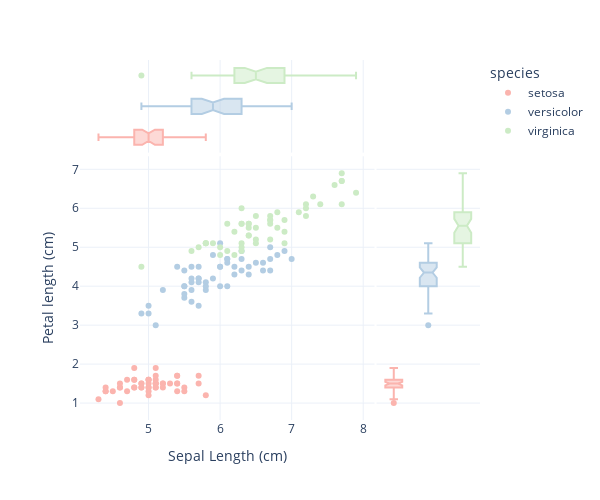

This figure's notebook cell:
### Markdown cell above
### 5.1 Plotly 常见可视化方案：以鸢尾花数据为例

### Code cell
# 使用Seaborn加载鸢尾花数据集
df = sns.load_dataset("iris", data_home='./data/seaborn-data', cache=True)
# 用plotly绘制散点图，边缘为箱型图，分类为 species
fig = px.scatter(df, x = 'sepal_length', y = 'petal_length',
                 color = 'species',
                 marginal_x = 'box',marginal_y = 'box',
                 width=600, height=500, template = "plotly_white",
                 color_discrete_sequence=px.colors.qualitative.Pastel1,
                 labels={"sepal_length": "Sepal Length (cm)",
                         "petal_length": "Petal length (cm)"})
fig.show()
# 绘制成对散点图

### Figure 1 — Plotly figure (JSON) as saved in the notebook; plotly's stock layout.template omitted (floating-point values rounded to 4 significant figures)
{"data": [{"hovertemplate": "species=setosa<br>Sepal Length (cm)=%{x}<br>Petal length (cm)=%{y}<extra></extra>", "legendgroup": "setosa", "marker": {"color": "rgb(251,180,174)", "symbol": "circle"}, "mode": "markers", "name": "setosa", "orientation": "v", "showlegend": true, "x": [5.1, 4.9, 4.7, 4.6, 5.0, 5.4, 4.6, 5.0, 4.4, 4.9, 5.4, 4.8, 4.8, 4.3, 5.8, 5.7, 5.4, 5.1, 5.7, 5.1, 5.4, 5.1, 4.6, 5.1, 4.8, 5.0, 5.0, 5.2, 5.2, 4.7, 4.8, 5.4, 5.2, 5.5, 4.9, 5.0, 5.5, 4.9, 4.4, 5.1, 5.0, 4.5, 4.4, 5.0, 5.1, 4.8, 5.1, 4.6, 5.3, 5.0], "xaxis": "x", "y": [1.4, 1.4, 1.3, 1.5, 1.4, 1.7, 1.4, 1.5, 1.4, 1.5, 1.5, 1.6, 1.4, 1.1, 1.2, 1.5, 1.3, 1.4, 1.7, 1.5, 1.7, 1.5, 1.0, 1.7, 1.9, 1.6, 1.6, 1.5, 1.4, 1.6, 1.6, 1.5, 1.5, 1.4, 1.5, 1.2, 1.3, 1.4, 1.3, 1.5, 1.3, 1.3, 1.3, 1.6, 1.9, 1.4, 1.6, 1.4, 1.5, 1.4], "yaxis": "y", "type": "scatter"}, {"alignmentgroup": "True", "hovertemplate": "species=setosa<br>Sepal Length (cm)=%{x}<extra></extra>", "legendgroup": "setosa", "marker": {"color": "rgb(251,180,174)", "symbol": "circle"}, "name": "setosa", "notched": true, "offsetgroup": "setosa", "showlegend": false, "x": [5.1, 4.9, 4.7, 4.6, 5.0, 5.4, 4.6, 5.0, 4.4, 4.9, 5.4, 4.8, 4.8, 4.3, 5.8, 5.7, 5.4, 5.1, 5.7, 5.1, 5.4, 5.1, 4.6, 5.1, 4.8, 5.0, 5.0, 5.2, 5.2, 4.7, 4.8, 5.4, 5.2, 5.5, 4.9, 5.0, 5.5, 4.9, 4.4, 5.1, 5.0, 4.5, 4.4, 5.0, 5.1, 4.8, 5.1, 4.6, 5.3, 5.0], "xaxis": "x3", "yaxis": "y3", "type": "box"}, {"alignmentgroup": "True", "hovertemplate": "species=setosa<br>Petal length (cm)=%{y}<extra></extra>", "legendgroup": "setosa", "marker": {"color": "rgb(251,180,174)", "symbol": "circle"}, "name": "setosa", "notched": true, "offsetgroup": "setosa", "showlegend": false, "xaxis": "x2", "y": [1.4, 1.4, 1.3, 1.5, 1.4, 1.7, 1.4, 1.5, 1.4, 1.5, 1.5, 1.6, 1.4, 1.1, 1.2, 1.5, 1.3, 1.4, 1.7, 1.5, 1.7, 1.5, 1.0, 1.7, 1.9, 1.6, 1.6, 1.5, 1.4, 1.6, 1.6, 1.5, 1.5, 1.4, 1.5, 1.2, 1.3, 1.4, 1.3, 1.5, 1.3, 1.3, 1.3, 1.6, 1.9, 1.4, 1.6, 1.4, 1.5, 1.4], "yaxis": "y2", "type": "box"}, {"hovertemplate": "species=versicolor<br>Sepal Length (cm)=%{x}<br>Petal length (cm)=%{y}<extra></extra>", "legendgroup": "versicolor", "marker": {"color": "rgb(179,205,227)", "symbol": "circle"}, "mode": "markers", "name": "versicolor", "orientation": "v", "showlegend": true, "x": [7.0, 6.4, 6.9, 5.5, 6.5, 5.7, 6.3, 4.9, 6.6, 5.2, 5.0, 5.9, 6.0, 6.1, 5.6, 6.7, 5.6, 5.8, 6.2, 5.6, 5.9, 6.1, 6.3, 6.1, 6.4, 6.6, 6.8, 6.7, 6.0, 5.7, 5.5, 5.5, 5.8, 6.0, 5.4, 6.0, 6.7, 6.3, 5.6, 5.5, 5.5, 6.1, 5.8, 5.0, 5.6, 5.7, 5.7, 6.2, 5.1, 5.7], "xaxis": "x", "y": [4.7, 4.5, 4.9, 4.0, 4.6, 4.5, 4.7, 3.3, 4.6, 3.9, 3.5, 4.2, 4.0, 4.7, 3.6, 4.4, 4.5, 4.1, 4.5, 3.9, 4.8, 4.0, 4.9, 4.7, 4.3, 4.4, 4.8, 5.0, 4.5, 3.5, 3.8, 3.7, 3.9, 5.1, 4.5, 4.5, 4.7, 4.4, 4.1, 4.0, 4.4, 4.6, 4.0, 3.3, 4.2, 4.2, 4.2, 4.3, 3.0, 4.1], "yaxis": "y", "type": "scatter"}, {"alignmentgroup": "True", "hovertemplate": "species=versicolor<br>Sepal Length (cm)=%{x}<extra></extra>", "legendgroup": "versicolor", "marker": {"color": "rgb(179,205,227)", "symbol": "circle"}, "name": "versicolor", "notched": true, "offsetgroup": "versicolor", "showlegend": false, "x": [7.0, 6.4, 6.9, 5.5, 6.5, 5.7, 6.3, 4.9, 6.6, 5.2, 5.0, 5.9, 6.0, 6.1, 5.6, 6.7, 5.6, 5.8, 6.2, 5.6, 5.9, 6.1, 6.3, 6.1, 6.4, 6.6, 6.8, 6.7, 6.0, 5.7, 5.5, 5.5, 5.8, 6.0, 5.4, 6.0, 6.7, 6.3, 5.6, 5.5, 5.5, 6.1, 5.8, 5.0, 5.6, 5.7, 5.7, 6.2, 5.1, 5.7], "xaxis": "x3", "yaxis": "y3", "type": "box"}, {"alignmentgroup": "True", "hovertemplate": "species=versicolor<br>Petal length (cm)=%{y}<extra></extra>", "legendgroup": "versicolor", "marker": {"color": "rgb(179,205,227)", "symbol": "circle"}, "name": "versicolor", "notched": true, "offsetgroup": "versicolor", "showlegend": false, "xaxis": "x2", "y": [4.7, 4.5, 4.9, 4.0, 4.6, 4.5, 4.7, 3.3, 4.6, 3.9, 3.5, 4.2, 4.0, 4.7, 3.6, 4.4, 4.5, 4.1, 4.5, 3.9, 4.8, 4.0, 4.9, 4.7, 4.3, 4.4, 4.8, 5.0, 4.5, 3.5, 3.8, 3.7, 3.9, 5.1, 4.5, 4.5, 4.7, 4.4, 4.1, 4.0, 4.4, 4.6, 4.0, 3.3, 4.2, 4.2, 4.2, 4.3, 3.0, 4.1], "yaxis": "y2", "type": "box"}, {"hovertemplate": "species=virginica<br>Sepal Length (cm)=%{x}<br>Petal length (cm)=%{y}<extra></extra>", "legendgroup": "virginica", "marker": {"color": "rgb(204,235,197)", "symbol": "circle"}, "mode": "markers", "name": "virginica", "orientation": "v", "showlegend": true, "x": [6.3, 5.8, 7.1, 6.3, 6.5, 7.6, 4.9, 7.3, 6.7, 7.2, 6.5, 6.4, 6.8, 5.7, 5.8, 6.4, 6.5, 7.7, 7.7, 6.0, 6.9, 5.6, 7.7, 6.3, 6.7, 7.2, 6.2, 6.1, 6.4, 7.2, 7.4, 7.9, 6.4, 6.3, 6.1, 7.7, 6.3, 6.4, 6.0, 6.9, 6.7, 6.9, 5.8, 6.8, 6.7, 6.7, 6.3, 6.5, 6.2, 5.9], "xaxis": "x", "y": [6.0, 5.1, 5.9, 5.6, 5.8, 6.6, 4.5, 6.3, 5.8, 6.1, 5.1, 5.3, 5.5, 5.0, 5.1, 5.3, 5.5, 6.7, 6.9, 5.0, 5.7, 4.9, 6.7, 4.9, 5.7, 6.0, 4.8, 4.9, 5.6, 5.8, 6.1, 6.4, 5.6, 5.1, 5.6, 6.1, 5.6, 5.5, 4.8, 5.4, 5.6, 5.1, 5.1, 5.9, 5.7, 5.2, 5.0, 5.2, 5.4, 5.1], "yaxis": "y", "type": "scatter"}, {"alignmentgroup": "True", "hovertemplate": "species=virginica<br>Sepal Length (cm)=%{x}<extra></extra>", "legendgroup": "virginica", "marker": {"color": "rgb(204,235,197)", "symbol": "circle"}, "name": "virginica", "notched": true, "offsetgroup": "virginica", "showlegend": false, "x": [6.3, 5.8, 7.1, 6.3, 6.5, 7.6, 4.9, 7.3, 6.7, 7.2, 6.5, 6.4, 6.8, 5.7, 5.8, 6.4, 6.5, 7.7, 7.7, 6.0, 6.9, 5.6, 7.7, 6.3, 6.7, 7.2, 6.2, 6.1, 6.4, 7.2, 7.4, 7.9, 6.4, 6.3, 6.1, 7.7, 6.3, 6.4, 6.0, 6.9, 6.7, 6.9, 5.8, 6.8, 6.7, 6.7, 6.3, 6.5, 6.2, 5.9], "xaxis": "x3", "yaxis": "y3", "type": "box"}, {"alignmentgroup": "True", "hovertemplate": "species=virginica<br>Petal length (cm)=%{y}<extra></extra>", "legendgroup": "virginica", "marker": {"color": "rgb(204,235,197)", "symbol": "circle"}, "name": "virginica", "notched": true, "offsetgroup": "virginica", "showlegend": false, "xaxis": "x2", "y": [6.0, 5.1, 5.9, 5.6, 5.8, 6.6, 4.5, 6.3, 5.8, 6.1, 5.1, 5.3, 5.5, 5.0, 5.1, 5.3, 5.5, 6.7, 6.9, 5.0, 5.7, 4.9, 6.7, 4.9, 5.7, 6.0, 4.8, 4.9, 5.6, 5.8, 6.1, 6.4, 5.6, 5.1, 5.6, 6.1, 5.6, 5.5, 4.8, 5.4, 5.6, 5.1, 5.1, 5.9, 5.7, 5.2, 5.0, 5.2, 5.4, 5.1], "yaxis": "y2", "type": "box"}], "layout": {"xaxis": {"anchor": "y", "domain": [0.0, 0.7363], "title": {"text": "Sepal Length (cm)"}}, "yaxis": {"anchor": "x", "domain": [0.0, 0.7326], "title": {"text": "Petal length (cm)"}}, "xaxis2": {"anchor": "y2", "domain": [0.7413, 1.0], "matches": "x2", "showticklabels": false, "showline": false, "ticks": "", "showgrid": false}, "yaxis2": {"anchor": "x2", "domain": [0.0, 0.7326], "matches": "y", "showticklabels": false, "showgrid": true}, "xaxis3": {"anchor": "y3", "domain": [0.0, 0.7363], "matches": "x", "showticklabels": false, "showgrid": true}, "yaxis3": {"anchor": "x3", "domain": [0.7426, 1.0], "matches": "y3", "showticklabels": false, "showline": false, "ticks": "", "showgrid": false}, "xaxis4": {"anchor": "y4", "domain": [0.7413, 1.0], "matches": "x2", "showticklabels": false, "showgrid": false, "showline": false, "ticks": ""}, "yaxis4": {"anchor": "x4", "domain": [0.7426, 1.0], "matches": "y3", "showticklabels": false, "showline": false, "ticks": "", "showgrid": true}, "legend": {"title": {"text": "species"}, "tracegroupgap": 0}, "margin": {"t": 60}, "height": 500, "width": 600}}
